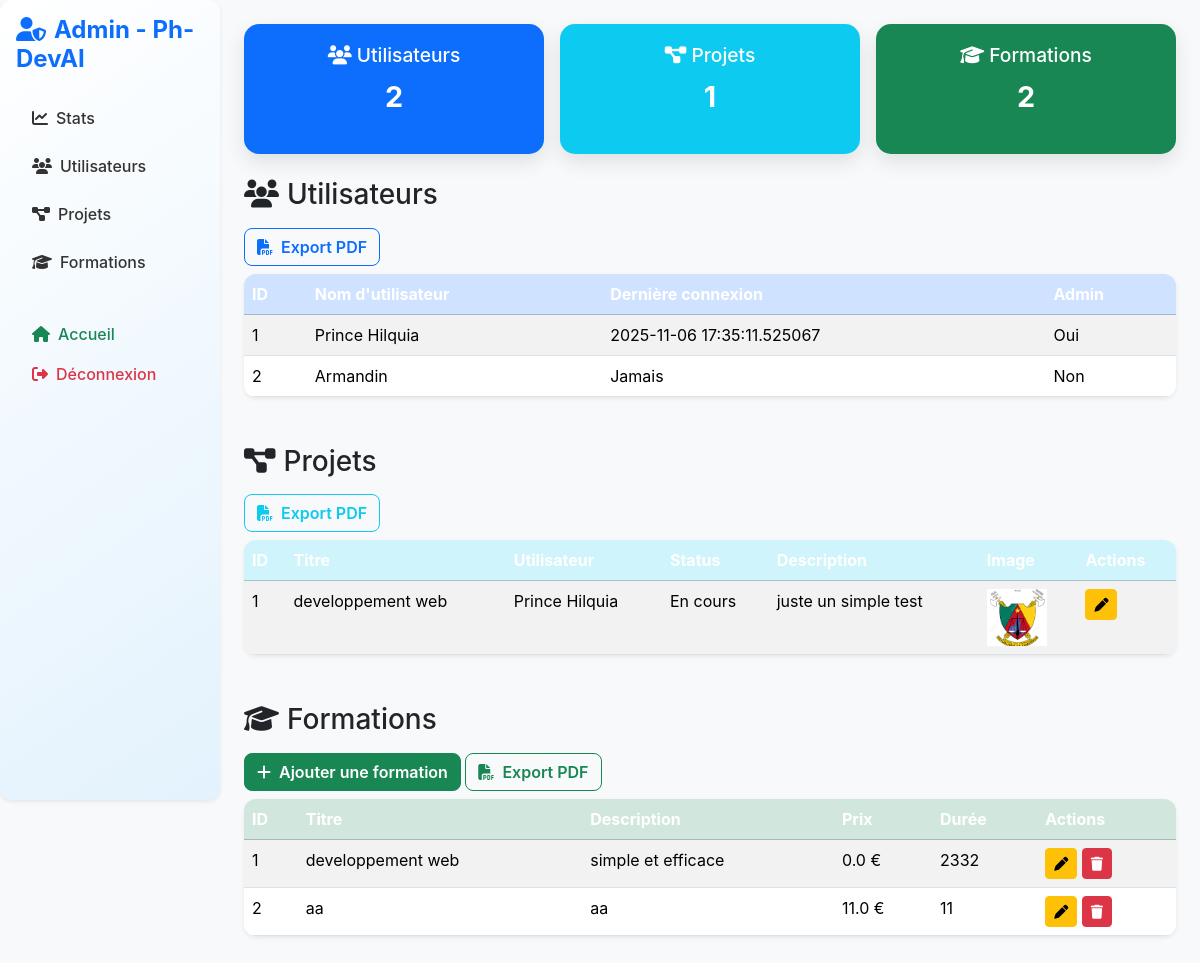
The page /admin (signed in) on the database its author committed.
### app.py (models this page shows)
class User(UserMixin, db.Model):
    id = db.Column(db.Integer, primary_key=True)
    username = db.Column(db.String(150), unique=True)
    password = db.Column(db.String(150))
    last_login = db.Column(db.DateTime)
    is_admin = db.Column(db.Boolean, default=False)
    projects = db.relationship('Project', backref='owner', cascade="all, delete-orphan")
    subscriptions = db.relationship('Subscription', backref='user', cascade="all, delete-orphan")

class Project(db.Model):
    id = db.Column(db.Integer, primary_key=True)
    user_id = db.Column(db.Integer, db.ForeignKey('user.id'))
    title = db.Column(db.String(150))
    status = db.Column(db.String(50))  # Exemple : "En cours", "Terminé"
    description = db.Column(db.Text)
    image = db.Column(db.String(150))  # image principale
    updated_at = db.Column(db.DateTime, default=datetime.utcnow)
    images = db.relationship('ProjectImage', backref='project', cascade="all, delete-orphan")

class Formation(db.Model):
    id = db.Column(db.Integer, primary_key=True)
    title = db.Column(db.String(150))
    description = db.Column(db.Text)
    price = db.Column(db.Float)
    duration = db.Column(db.String(50))
    created_at = db.Column(db.DateTime, default=datetime.utcnow)
    subscriptions = db.relationship('Subscription', backref='formation', cascade="all, delete-orphan")

### app.py (the view)
@app.route('/admin')
@login_required
def admin():
    if not current_user.is_admin:
        flash('Accès refusé.')
        return redirect(url_for('dashboard'))
    users = User.query.all()
    formations = Formation.query.all()
    projets = Project.query.all()
    visitor_count = Visitor.query.count()
    projects_status = {
        "En cours": Project.query.filter_by(status="En cours").count(),
        "Terminé": Project.query.filter_by(status="Terminé").count()
    }
    return render_template(
        'admin.html',
        users=users,
        formations=formations,
        projets=projets,
        user=current_user,
        visitors_count=visitor_count,
        projects_status=projects_status
    )

### app.py (called while the page is built)
@login_manager.user_loader
def load_user(user_id):
    return User.query.get(int(user_id))

### templates/admin.html (shortened to what this page needs)
<!DOCTYPE html>
<html lang="fr">
<head>
    <link href="https://cdn.jsdelivr.net/npm/bootstrap@5.3.2/dist/css/bootstrap.min.css" rel="stylesheet">
    <link rel="stylesheet" href="https://cdnjs.cloudflare.com/ajax/libs/font-awesome/6.5.0/css/all.min.css">
    <link rel="stylesheet" href="{{ url_for('static', filename='admin.css') }}">
</head>
<body>
<div class="d-flex">
    <nav id="sidebar" class="bg-light p-3 shadow-sm flex-shrink-0">
        <h4 class="text-primary mb-4"><i class="fa-solid fa-user-shield me-2"></i>Admin - Ph-DevAI</h4>
        <ul class="nav flex-column">
            <li class="nav-item mb-2"><a href="#statsSection" class="nav-link"><i class="fa-solid fa-chart-line me-2"></i>Stats</a></li>
            <li class="nav-item mb-2"><a href="#usersSection" class="nav-link"><i class="fa-solid fa-users me-2"></i>Utilisateurs</a></li>
            <li class="nav-item mb-2"><a href="#projectsSection" class="nav-link"><i class="fa-solid fa-diagram-project me-2"></i>Projets</a></li>
            <li class="nav-item mb-2"><a href="#formationsSection" class="nav-link"><i class="fa-solid fa-graduation-cap me-2"></i>Formations</a></li>
            <li class="nav-item mt-4"><a href="{{ url_for('home') }}" class="nav-link text-success"><i class="fa-solid fa-house me-2"></i>Accueil</a></li>
            <li class="nav-item"><a href="{{ url_for('logout') }}" class="nav-link text-danger"><i class="fa-solid fa-right-from-bracket me-2"></i>Déconnexion</a></li>
        </ul>
    </nav>
    <div class="flex-grow-1 p-4">
        <section id="statsSection" class="mb-4">
            <div class="d-flex gap-3">
                <div class="stat-card bg-primary text-white">
                    <h4><i class="fa-solid fa-users"></i> Utilisateurs</h4>
                    <p>{{ users|length }}</p>
                </div>
                <div class="stat-card bg-info text-white">
                    <h4><i class="fa-solid fa-diagram-project"></i> Projets</h4>
                    <p>{{ projets|length }}</p>
                </div>
                <div class="stat-card bg-success text-white">
                    <h4><i class="fa-solid fa-graduation-cap"></i> Formations</h4>
                    <p>{{ formations|length }}</p>
                </div>
            </div>
        </section>
        <section id="usersSection" class="mb-5">
            <h3 class="mb-3"><i class="fa-solid fa-users me-2"></i>Utilisateurs</h3>
            <button class="btn btn-outline-primary mb-2" onclick="exportTableToPDF('usersTable', 'Utilisateurs')">
                <i class="fa-solid fa-file-pdf me-1"></i> Export PDF
            </button>
            <table id="usersTable" class="table table-striped table-hover shadow-sm">
                <thead class="table-primary">
                    <tr>
                        <th>ID</th>
                        <th>Nom d'utilisateur</th>
                        <th>Dernière connexion</th>
                        <th>Admin</th>
                    </tr>
                </thead>
                <tbody>
                    {% for u in users %}
                    <tr>
                        <td>{{ u.id }}</td>
                        <td>{{ u.username }}</td>
                        <td>{{ u.last_login or 'Jamais' }}</td>
                        <td>{{ 'Oui' if u.is_admin else 'Non' }}</td>
                    </tr>
                    {% endfor %}
                </tbody>
            </table>
        </section>
        <section id="projectsSection" class="mb-5">
            <h3 class="mb-3"><i class="fa-solid fa-diagram-project me-2"></i>Projets</h3>
            <button class="btn btn-outline-info mb-2" onclick="exportTableToPDF('projectsTable', 'Projets')">
                <i class="fa-solid fa-file-pdf me-1"></i> Export PDF
            </button>
            <table id="projectsTable" class="table table-striped table-hover shadow-sm">
                <thead class="table-info">
                    <tr>
                        <th>ID</th>
                        <th>Titre</th>
                        <th>Utilisateur</th>
                        <th>Status</th>
                        <th>Description</th>
                        <th>Image</th>
                        <th>Actions</th>
                    </tr>
                </thead>
                <tbody>
                    {% for p in projets %}
                    <tr>
                        <td>{{ p.id }}</td>
                        <td>{{ p.title }}</td>
                        <td>{{ p.owner.username }}</td>
                        <td>{{ p.status }}</td>
                        <td>{{ p.description }}</td>
                        <td>{% if p.image %}<img src="{{ url_for('static', filename='uploads/' + p.image) }}" width="60">{% endif %}</td>
                        <td>
                            <a href="{{ url_for('admin_update_project', projet_id=p.id) }}" class="btn btn-sm btn-warning"><i class="fa-solid fa-pen"></i></a>
                        </td>
                    </tr>
                    {% endfor %}
                </tbody>
            </table>
        </section>
        <section id="formationsSection" class="mb-5">
            <h3 class="mb-3"><i class="fa-solid fa-graduation-cap me-2"></i>Formations</h3>
            <a href="{{ url_for('add_formation') }}" class="btn btn-success mb-2"><i class="fa-solid fa-plus me-1"></i> Ajouter une formation</a>
            <button class="btn btn-outline-success mb-2" onclick="exportTableToPDF('formationsTable', 'Formations')">
                <i class="fa-solid fa-file-pdf me-1"></i> Export PDF
            </button>
            <table id="formationsTable" class="table table-striped table-hover shadow-sm">
                <thead class="table-success">
                    <tr>
                        <th>ID</th>
                        <th>Titre</th>
                        <th>Description</th>
                        <th>Prix</th>
                        <th>Durée</th>
                        <th>Actions</th>
                    </tr>
                </thead>
                <tbody>
                    {% for f in formations %}
                    <tr>
                        <td>{{ f.id }}</td>
                        <td>{{ f.title }}</td>
                        <td>{{ f.description }}</td>
                        <td>{{ f.price }} €</td>
                        <td>{{ f.duration }}</td>
                        <td>
                            <a href="{{ url_for('update_formation', formation_id=f.id) }}" class="btn btn-sm btn-warning"><i class="fa-solid fa-pen"></i></a>
                            <form action="{{ url_for('delete_formation', formation_id=f.id) }}" method="POST" class="d-inline">
                                <button type="submit" class="btn btn-sm btn-danger"><i class="fa-solid fa-trash"></i></button>
                            </form>
                        </td>
                    </tr>
                    {% endfor %}
                </tbody>
            </table>
        </section>
    </div>
</div>
</body>
</html>

### static/admin.css (style rules this page uses)
body { font-family: 'Inter', 'Segoe UI', Roboto, sans-serif; background: #f8f9fa; }
#sidebar { width: 220px; height: 100vh; position: sticky; top: 0; border-radius: 12px; background: linear-gradient(145deg, #ffffff, #e3f2fd); }
#sidebar h4 { font-weight: 700; color: #0d6efd; margin-bottom: 1.5rem; }
#sidebar .nav-link { color: #333; font-weight: 500; transition: 0.3s; }
.stat-card { flex: 1; padding: 20px; border-radius: 15px; box-shadow: 0 8px 20px rgba(0,0,0,0.1); text-align: center; transition: transform 0.3s, box-shadow 0.3s; }
.stat-card h4 { font-size: 1.2rem; }
.stat-card p { font-size: 1.8rem; font-weight: 700; }
table.table { border-radius: 12px; overflow: hidden; }
table.table th { font-weight: 700; color: #fff; }
.btn-outline-primary, .btn-outline-info, .btn-outline-success, .btn-success { border-radius: 8px; font-weight: 600; }

### rows shown on the page
User: id "1", username "Prince Hilquia", last_login "2025-11-06 17:35:11.525067", is_admin "Oui"
User: id "2", username "Armandin", last_login "Jamais", is_admin "Non"
Project: id "1", title "developpement web", owner.username "Prince Hilquia", status "En cours", description "juste un simple test", image (picture)
Formation: id "1", title "developpement web", description "simple et efficace", price "0.0", duration "2332"
Formation: id "2", title "aa", description "aa", price "11.0", duration "11"

### other values the page prints
{{ users|length }} "2"
{{ projets|length }} "1"
